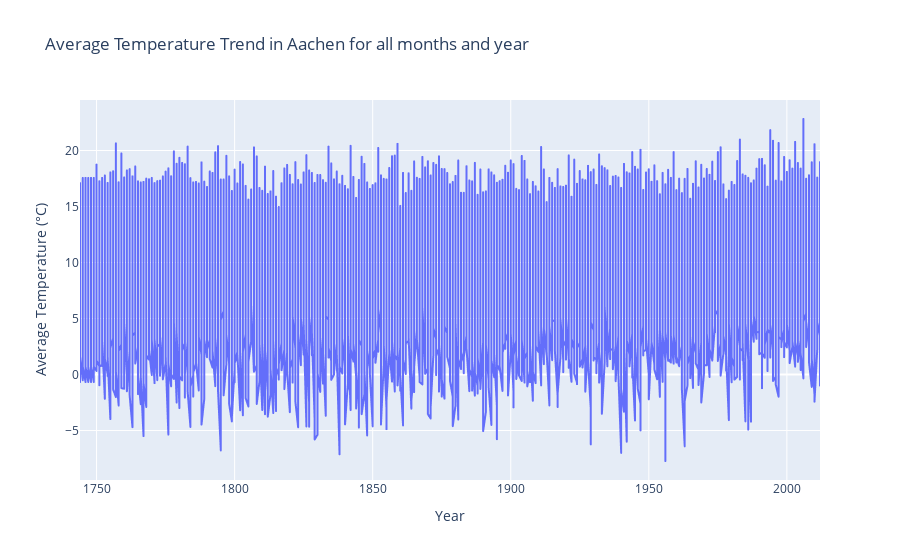

The cell this chart's notebook holds for it:
### Markdown cell above
Visualising all the months and all the years for Aachen City

### Code cell
# Create the plot
fig = px.line(df_aachen, x="Year", y="AverageTemperature", 
              title="Average Temperature Trend in Aachen for all months and year",
              labels={"Year": "Year", "AverageTemperature": "Average Temperature (°C)"},
              line_shape="linear")

# Show the figure
fig.show()

### Figure 1 — Plotly figure (JSON) as saved in the notebook; plotly's stock layout.template omitted (floating-point values rounded to 4 significant figures; data arrays with more than 128 entries replaced by an {"elided": "..."} marker saying what was removed)
{"data": [{"hovertemplate": "Year=%{x}<br>Average Temperature (°C)=%{y}<extra></extra>", "legendgroup": "", "line": {"color": "#636efa", "dash": "solid", "shape": "linear"}, "marker": {"symbol": "circle"}, "mode": "lines", "name": "", "showlegend": false, "type": "scattergl", "x": {"elided": "3228 int values"}, "xaxis": "x", "y": {"elided": "3228 float values"}, "yaxis": "y"}], "layout": {"legend": {"tracegroupgap": 0}, "title": {"text": "Average Temperature Trend in Aachen for all months and year"}, "xaxis": {"anchor": "y", "domain": [0, 1], "title": {"text": "Year"}}, "yaxis": {"anchor": "x", "domain": [0, 1], "title": {"text": "Average Temperature (°C)"}}}}
